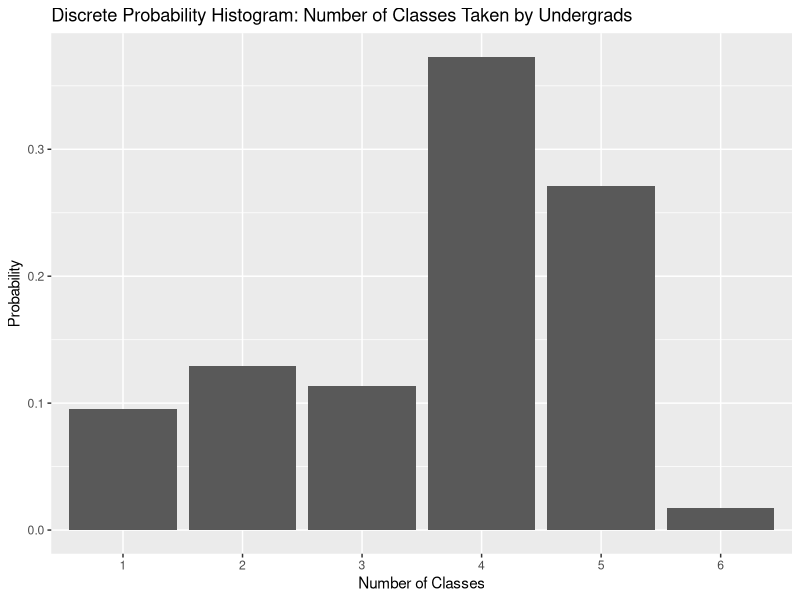

Generate this figure with R:
### Chapter 6 Methods ##########################################################

# Undergrad classes example from teaching notes, page 4:

classes <- c("1", "2", "3", "4", "5", "6")
counts <- c(478, 645, 568, 1864, 1357, 88)
probs = round(counts/5000, 4)

t1 <- data.frame(classes, counts, probs)
View(t1)

install.packages("ggplot2")
library(ggplot2)
ggplot(t1) + geom_bar(aes(x=classes, y=probs), stat = 'identity') +
  labs(title = "Discrete Probability Histogram: Number of Classes Taken by Undergrads",
       x = "Number of Classes", y = "Probability")

################################################################################

# Mean, variance, standard deviation of a DISCRETE RANDOM VARIABLE 

# Classes example: use weighted.mean() to find mean. 

x <- c(1, 2, 3, 4, 5, 6) # x = number of classes 
probs <- c(478/5000, 645/5000, 568/5000, 1864/5000, 1357/5000, 88/5000)
weighted.mean(x, probs)

# Mean = 3.6482 = expected value 

# Use this method to find the variance: 

sum((x^2)*probs) - (weighted.mean(x, probs))^2

# variance = 1.708037 

# Use this method to find the standard deviation: 

sqrt(sum((x^2)*probs) - (weighted.mean(x, probs))^2)

# standard deviation = 1.306919 

sqrt(1.708037)

#####################################

# Roulette = 18 red +$1, 18 black -$1, 2 green -$1 

x <- c(1, -1, -1) 
probs <- c(18/38, 18/38, 2/38)

weighted.mean(x, probs) # mean 

sum((x^2)*probs) - (weighted.mean(x, probs))^2 # variance

sqrt(sum((x^2)*probs) - (weighted.mean(x, probs))^2) # standard deviation 

#####################################

# Business example 

x <- c(-30, 20, 40)
probs <- c(0.4, 0.5, 0.1)

weighted.mean(x, probs) # mean 

sum((x^2)*probs) - (weighted.mean(x, probs))^2 # variance

sqrt(sum((x^2)*probs) - (weighted.mean(x, probs))^2) # standard deviation 

################################################################################

### BINOMIAL DISTRIBUTION 

# P(X=x) = dbinom(x, n, p) 

# Ice cream example: 20% chance you win, with group of 10 what is probability of 3 winning

dbinom(3, 10, 0.2) # P(X=3) = 0.2013

# mean = n*p

10*0.2

# variance = n*p*(1-p)

10*0.2*0.8

# standard deviation = sqrt(n*p*(1-p))

sqrt(10*0.2*0.8)

# REMEMBER, you can either put numbers directly into your function, 
# OR define your variables and run the function with letters. 

n = 10
p = 0.2
x = 3

dbinom(x, n, p)

n*p # mean = 2

n*p*(1-p) # variance = 1.6

sqrt(n*p*(1-p)) # S.D. = 1.264911

####################################################

### Video games example 

n = 9
p = 0.5
x = 4 # remember to redefine each time 

dbinom(x, n, p)

#9.) P(X=4)
dbinom(4, 9, 0.5)

#10.) P(X<3) we can just add 3 functions
dbinom(0, 9, 0.5) + dbinom(1, 9, 0.5) + dbinom(2, 9, 0.5)
### OR ### pbinom assumes you mean less than or equal to 
pbinom(2, 9, 0.5)

# P(X <= x): pbinom(x, n, p)

#11.) P(X>3) = 1 - P(X <= 3)
1 - pbinom(3, 9, 0.5)

#12.) P(X >= 7) = 1 - P(X <= 6)
1 - pbinom(6, 9, 0.5)

#13.) P(4 <= X <= 6)
pbinom(6, 9, 0.5) - pbinom(3, 9, 0.5)

#14.) 

n*p # mean = 4.5

n*p*(1-p) # variance = 2.25

sqrt(n*p*(1-p)) # S.D. = 1.5

################################################################################




